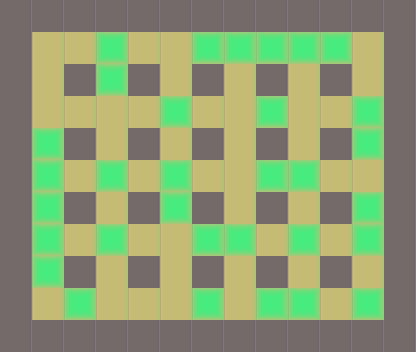

The image is a tile-based game level rendered from a .tmx file. Its description and complete source (layers, tilesets, objects, tile grids) follow:
An orthogonal 13x11 tile map with 32x32 px tiles, 2 tile layers (base, piedras).

<map version="1.0" orientation="orthogonal" renderorder="right-down" width="13" height="11" tilewidth="32" tileheight="32" nextobjectid="1">
 <properties>
  <property name="nombre" value="Nivel 5" />
 </properties>
 <tileset firstgid="1" name="tile" tilewidth="32" tileheight="32" tilecount="3">
  <image source="../tilebase.png" width="96" height="32" />
  <terraintypes>
   <terrain name="New Terrain" tile="-1" />
  </terraintypes>
 </tileset>
 <layer name="base" width="13" height="11">
  <data>
   <tile gid="1" />
   <tile gid="1" />
   <tile gid="1" />
   <tile gid="1" />
   <tile gid="1" />
   <tile gid="1" />
   <tile gid="1" />
   <tile gid="1" />
   <tile gid="1" />
   <tile gid="1" />
   <tile gid="1" />
   <tile gid="1" />
   <tile gid="1" />
   <tile gid="1" />
   <tile gid="2" />
   <tile gid="2" />
   <tile gid="2" />
   <tile gid="2" />
   <tile gid="2" />
   <tile gid="2" />
   <tile gid="2" />
   <tile gid="2" />
   <tile gid="2" />
   <tile gid="2" />
   <tile gid="2" />
   <tile gid="1" />
   <tile gid="1" />
   <tile gid="2" />
   <tile gid="1" />
   <tile gid="2" />
   <tile gid="1" />
   <tile gid="2" />
   <tile gid="1" />
   <tile gid="2" />
   <tile gid="1" />
   <tile gid="2" />
   <tile gid="1" />
   <tile gid="2" />
   <tile gid="1" />
   <tile gid="1" />
   <tile gid="2" />
   <tile gid="2" />
   <tile gid="2" />
   <tile gid="2" />
   <tile gid="2" />
   <tile gid="2" />
   <tile gid="2" />
   <tile gid="2" />
   <tile gid="2" />
   <tile gid="2" />
   <tile gid="2" />
   <tile gid="1" />
   <tile gid="1" />
   <tile gid="2" />
   <tile gid="1" />
   <tile gid="2" />
   <tile gid="1" />
   <tile gid="2" />
   <tile gid="1" />
   <tile gid="2" />
   <tile gid="1" />
   <tile gid="2" />
   <tile gid="1" />
   <tile gid="2" />
   <tile gid="1" />
   <tile gid="1" />
   <tile gid="2" />
   <tile gid="2" />
   <tile gid="2" />
   <tile gid="2" />
   <tile gid="2" />
   <tile gid="2" />
   <tile gid="2" />
   <tile gid="2" />
   <tile gid="2" />
   <tile gid="2" />
   <tile gid="2" />
   <tile gid="1" />
   <tile gid="1" />
   <tile gid="2" />
   <tile gid="1" />
   <tile gid="2" />
   <tile gid="1" />
   <tile gid="2" />
   <tile gid="1" />
   <tile gid="2" />
   <tile gid="1" />
   <tile gid="2" />
   <tile gid="1" />
   <tile gid="2" />
   <tile gid="1" />
   <tile gid="1" />
   <tile gid="2" />
   <tile gid="2" />
   <tile gid="2" />
   <tile gid="2" />
   <tile gid="2" />
   <tile gid="2" />
   <tile gid="2" />
   <tile gid="2" />
   <tile gid="2" />
   <tile gid="2" />
   <tile gid="2" />
   <tile gid="1" />
   <tile gid="1" />
   <tile gid="2" />
   <tile gid="1" />
   <tile gid="2" />
   <tile gid="1" />
   <tile gid="2" />
   <tile gid="1" />
   <tile gid="2" />
   <tile gid="1" />
   <tile gid="2" />
   <tile gid="1" />
   <tile gid="2" />
   <tile gid="1" />
   <tile gid="1" />
   <tile gid="2" />
   <tile gid="2" />
   <tile gid="2" />
   <tile gid="2" />
   <tile gid="2" />
   <tile gid="2" />
   <tile gid="2" />
   <tile gid="2" />
   <tile gid="2" />
   <tile gid="2" />
   <tile gid="2" />
   <tile gid="1" />
   <tile gid="1" />
   <tile gid="1" />
   <tile gid="1" />
   <tile gid="1" />
   <tile gid="1" />
   <tile gid="1" />
   <tile gid="1" />
   <tile gid="1" />
   <tile gid="1" />
   <tile gid="1" />
   <tile gid="1" />
   <tile gid="1" />
   <tile gid="1" />
  </data>
 </layer>
 <layer name="piedras" width="13" height="11">
  <data>
   <tile gid="0" />
   <tile gid="0" />
   <tile gid="0" />
   <tile gid="0" />
   <tile gid="0" />
   <tile gid="0" />
   <tile gid="0" />
   <tile gid="0" />
   <tile gid="0" />
   <tile gid="0" />
   <tile gid="0" />
   <tile gid="0" />
   <tile gid="0" />
   <tile gid="0" />
   <tile gid="0" />
   <tile gid="0" />
   <tile gid="3" />
   <tile gid="0" />
   <tile gid="0" />
   <tile gid="3" />
   <tile gid="3" />
   <tile gid="3" />
   <tile gid="3" />
   <tile gid="3" />
   <tile gid="0" />
   <tile gid="0" />
   <tile gid="0" />
   <tile gid="0" />
   <tile gid="0" />
   <tile gid="3" />
   <tile gid="0" />
   <tile gid="0" />
   <tile gid="0" />
   <tile gid="0" />
   <tile gid="0" />
   <tile gid="0" />
   <tile gid="0" />
   <tile gid="0" />
   <tile gid="0" />
   <tile gid="0" />
   <tile gid="0" />
   <tile gid="0" />
   <tile gid="0" />
   <tile gid="0" />
   <tile gid="3" />
   <tile gid="0" />
   <tile gid="0" />
   <tile gid="3" />
   <tile gid="0" />
   <tile gid="0" />
   <tile gid="3" />
   <tile gid="0" />
   <tile gid="0" />
   <tile gid="3" />
   <tile gid="0" />
   <tile gid="0" />
   <tile gid="0" />
   <tile gid="0" />
   <tile gid="0" />
   <tile gid="0" />
   <tile gid="0" />
   <tile gid="0" />
   <tile gid="0" />
   <tile gid="3" />
   <tile gid="0" />
   <tile gid="0" />
   <tile gid="3" />
   <tile gid="0" />
   <tile gid="3" />
   <tile gid="0" />
   <tile gid="3" />
   <tile gid="0" />
   <tile gid="0" />
   <tile gid="3" />
   <tile gid="3" />
   <tile gid="0" />
   <tile gid="0" />
   <tile gid="0" />
   <tile gid="0" />
   <tile gid="3" />
   <tile gid="0" />
   <tile gid="0" />
   <tile gid="0" />
   <tile gid="3" />
   <tile gid="0" />
   <tile gid="0" />
   <tile gid="0" />
   <tile gid="0" />
   <tile gid="0" />
   <tile gid="3" />
   <tile gid="0" />
   <tile gid="0" />
   <tile gid="3" />
   <tile gid="0" />
   <tile gid="3" />
   <tile gid="0" />
   <tile gid="0" />
   <tile gid="3" />
   <tile gid="3" />
   <tile gid="0" />
   <tile gid="3" />
   <tile gid="0" />
   <tile gid="3" />
   <tile gid="0" />
   <tile gid="0" />
   <tile gid="3" />
   <tile gid="0" />
   <tile gid="0" />
   <tile gid="0" />
   <tile gid="0" />
   <tile gid="0" />
   <tile gid="0" />
   <tile gid="0" />
   <tile gid="0" />
   <tile gid="0" />
   <tile gid="0" />
   <tile gid="0" />
   <tile gid="0" />
   <tile gid="0" />
   <tile gid="3" />
   <tile gid="0" />
   <tile gid="0" />
   <tile gid="0" />
   <tile gid="3" />
   <tile gid="0" />
   <tile gid="3" />
   <tile gid="3" />
   <tile gid="0" />
   <tile gid="3" />
   <tile gid="0" />
   <tile gid="0" />
   <tile gid="0" />
   <tile gid="0" />
   <tile gid="0" />
   <tile gid="0" />
   <tile gid="0" />
   <tile gid="0" />
   <tile gid="0" />
   <tile gid="0" />
   <tile gid="0" />
   <tile gid="0" />
   <tile gid="0" />
   <tile gid="0" />
  </data>
 </layer>
</map>
